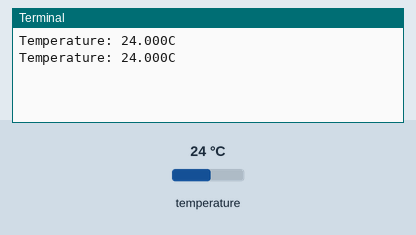
This program was run on a simulated Raspberry Pi (BCM pin numbers). Parts: the last lines printed to the terminal. The inputs (shaded band) are chosen by the test bench; at power-on: temperature 24 °C. The desktop window is not drawn, its controls go by their first labels and the mouse button is held 0.15 s.

Above: at 1.2 s.
1.3 s: temperature set to 12 °C
At 2.6 s:
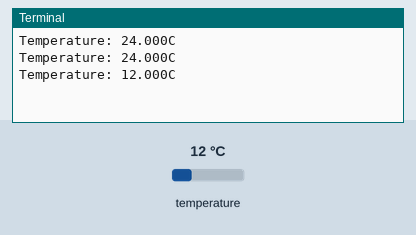
2.8 s: temperature set to 19 °C
At 3.9 s:
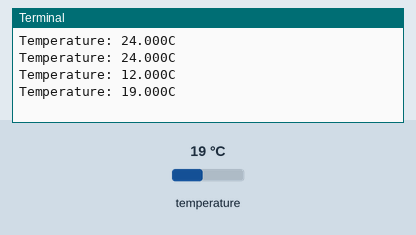
Timing chart, 0 to 5.8 s (numbered marks = the images above; inputs shaded):
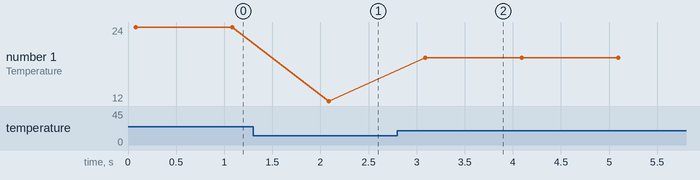

Measured:
- after the input at 1.3 s, the terminal: prints a new line after 0.79 s (image 1)
- after the input at 2.8 s, the terminal: prints a new line after 0.29 s (image 2)
- plotted number 1: 24 → 12 after the input at 1.3 s, 12 → 19 after the input at 2.8 s

The program:

gui.py
```python
import tkinter as tk
from tkinter.font import BOLD
import board
import digitalio
import adafruit_max31865

# Create sensor object, communicating over the board's default SPI bus
spi = board.SPI()
cs = digitalio.DigitalInOut(board.D5)  # Chip select of the MAX31865 board.
#sensor = adafruit_max31865.MAX31865(spi, cs)
# Note you can optionally provide the thermocouple RTD nominal, the reference
# resistance, and the number of wires for the sensor (2 the default, 3, or 4)
# with keyword args:
sensor = adafruit_max31865.MAX31865(spi, cs, rtd_nominal=100, ref_resistor=430.0, wires=4, filter_frequency=50)

class Application(tk.Frame):
    def __init__(self, master=None):
        super().__init__(master)
        self.master = master
        self.pack()
        self.create_widgets()

    def create_widgets(self):
        # Create label
        self.ueberschrift=tk.Label(text="Temperatur [°C]")
        self.ueberschrift.config(font=("Arial",20), bg="darkred", fg="red")
        self.ueberschrift.pack()
        self.l = tk.Label(text = "Temperatur")
        self.l.config(font =("Arial bold", 240), bg="darkred", fg="red")
        self.l.pack()

        self.quit = tk.Button(self, text="QUIT", bg="darkred", fg="red",command=self.master.destroy)
        self.quit.pack(side="bottom")
        # initial timer start
        self.onUpdate()

    def progressToggle(self):
        if self.ueberschrift.cget('bg')=="darkred":
            self.ueberschrift.config(bg="black")
        else:
            self.ueberschrift.config(bg="darkred")

    def onUpdate(self):
        #update displayed time
        # Read temperature.
        temp = sensor.temperature
        # Print the value.
        self.l.config(text="{0:0.1f}".format(temp))
        print("Temperature: {0:0.3f}C".format(temp))
        self.progressToggle()
        # call myself after 1 second
        self.after(1000, self.onUpdate)


root = tk.Tk()
root.geometry("1000x400")
root.configure(bg="darkred")
app = Application(master=root)
app.mainloop()
```
